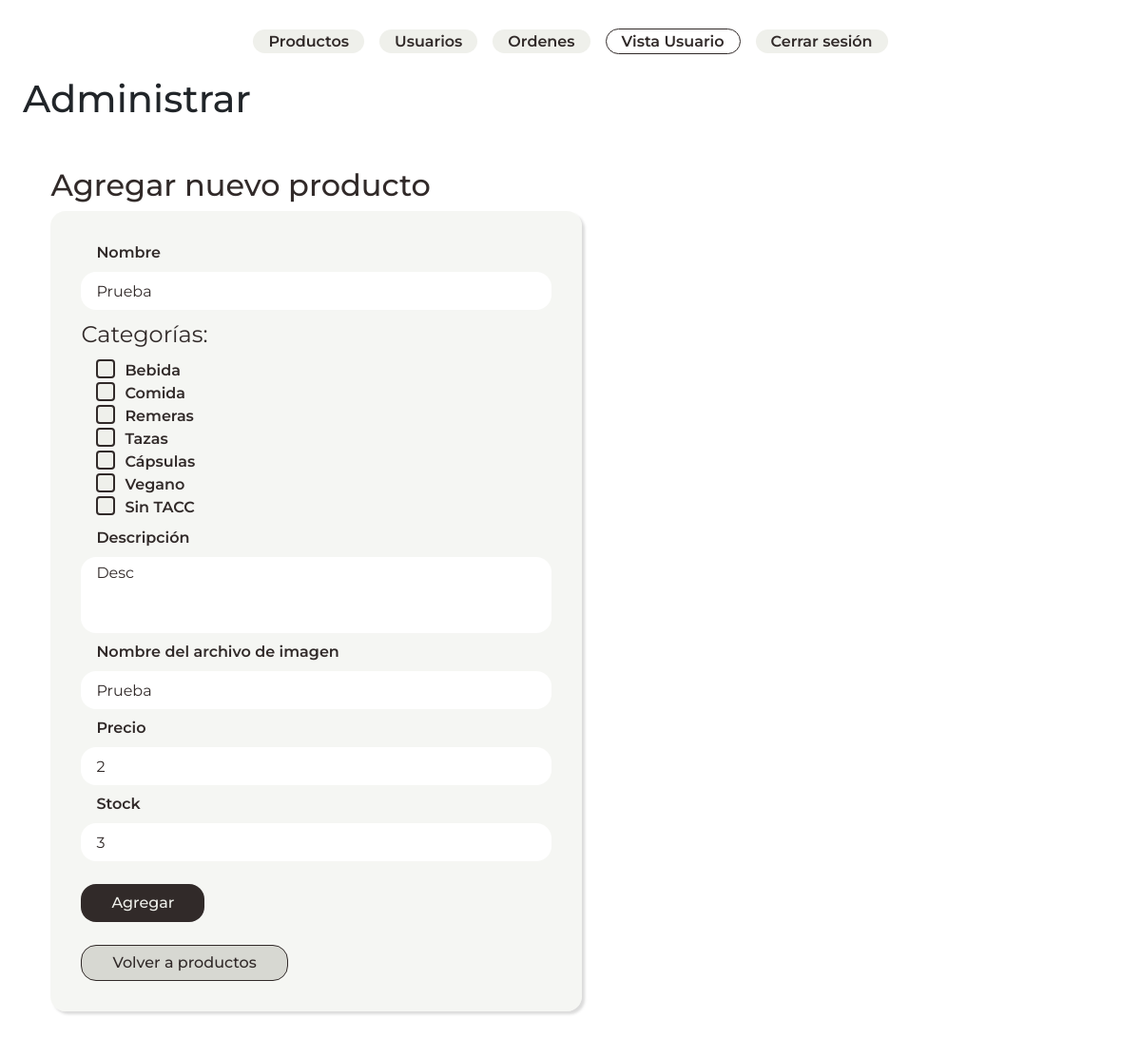
/admin.php?sec=create (signed in), run on the app's committed database.
### tables this page shows
CREATE TABLE `categorias` (
  `id` int(11) UNSIGNED NOT NULL,
  `categoria` varchar(50) NOT NULL
);

### clases/conexion.php (called while the page is built, shortened)
<?php
class Conexion {
    private $servername = "localhost";
    private $username = "root";
    private $password = "";
    private $db = "maldito";
    protected $conn;
    public function __construct (){
        try {
            $this->conn = new PDO ("mysql: host=$this->servername;dbname=$this->db", $this->username, $this->password);
            $this->conn->setAttribute(PDO::ATTR_ERRMODE, PDO::ERRMODE_EXCEPTION);
        } catch (PDOException $e){
            echo "Conexión fallida: ". $e->getMessage();
        }
    }
    public function getConn (){
        return $this->conn;
    }
}
?>

### clases/Productos.php (called while the page is built, shortened)
<?php
require 'conexion.php';
class Producto
{
    private $conn;
    public function __construct ()
    {
        $database_conexion = new Conexion();
        $this->conn = $database_conexion ->getConn();
    }
    public function getCategorias (){
        $query = "SELECT * FROM categorias";
        $stmt = $this->conn->prepare($query);
        $stmt->execute();
        if ($stmt->rowCount() > 0){
           return $stmt->fetchAll(PDO::FETCH_ASSOC);
        } else {
            return false;
        }
    }
}

### views/admin/create.php (the view, shortened to what this page needs)
<section>
<h2>Agregar nuevo producto</h2>
<?php
include_once 'clases/Productos.php';
$producto = new Producto();
$categorias = $producto->getCategorias();
?>
<form action="admin.php?sec=create" method="post">
    <label>Nombre</label>
    <input type="text" name="nombre" value=Prueba>
    <fieldset>
        <legend>Categorías: </legend>
        <?php
            foreach ($categorias as $categoria){
                echo '<div class="list-checkbox">';
                echo '<label for="'. strtolower($categoria['categoria'] ).'"> '. $categoria['categoria'] .' </label>';
                echo '</div>';
            }
        ?>
    </fieldset>
    <label>Descripción</label>
    <textarea name="descripcion" placeholder="Escribe la descripción del producto">Desc</textarea>
    <label>Nombre del archivo de imagen</label>
    <input type="text" name="imagen" value="Prueba">
    <label>Precio</label>
    <input type="number" name="precio" value=2>
    <label>Stock</label>
    <input type="number" name="stock" value=3>
    <input class="btn formulario-usuario__btn" type="submit" value="Agregar">
    <a class="btn alternativa-usuario__btn" href="admin.php">Volver a productos</a>
</form>
</section>

### styles/styles.css (style rules this page uses)
* { margin: 0; box-sizing: border-box; }
:root { --box-shadow: 3px 3px 3px 0px rgba(0, 0, 0, 0.289); --main-color: ##A96A59; --main-color-dark:rgb(49, 42, 41); --text-headings: #312a29; --text-headings-light: #EFF0EB; --text-color: #312a29; --text-color-darker: #312a29; --text-color-light:#EFF0EB; --bg-color: #EFF0EB; --bg-color-dark: #312a29; --bg-color-intermediate: #d7d8d2; --bg-nav-color: #EFF0EB; --box-shadow: 3px 3px 3px 0px rgba(0, 0, 0, 0.144); --danger: rgb(211, 0, 0); }
body { font-family: "Montserrat", sans-serif; }
input, button, textarea, select { font: inherit; }
a { text-decoration: none; color: var(--text-color); }
h2 { color:#312a29; }
section { margin-inline: auto; max-width: 95%; margin-block: 3rem; }
.btn { display: flex; background-color: var(--bg-color-dark); color: var(--text-color-light); width:max-content; border-radius: 1rem; padding-inline:2rem; border: none; display: flex; align-items: center; justify-content: center; font-weight: 500; z-index: 2; }
.formulario-usuario__btn { margin-top: 1rem; }
.alternativa-usuario__btn { background-color: var(--bg-color-intermediate); color: var(--bg-color-dark); margin-top:1rem; border: 1px solid var(--bg-color-dark); }
.list-checkbox { display: flex; justify-content: left; align-items: center; }
.list-checkbox__checkbox + label { position: relative; padding-left: 30px; cursor: pointer; font-size: 16px; }
.list-checkbox__checkbox + label::before { content: ''; position: absolute; left: 0; top: 0; width: 20px; height: 20px; border: 2px solid var(--bg-color-dark); border-radius: 4px; background-color: var(--bg-color); transition: background-color 0.3s, border-color 0.3s; }
form { width: 50%; display: flex; flex-direction: column; height: 95%; justify-content: center; gap: .5rem; color: var(--text-color); background-color: #eff0eb9a; padding: 2rem; border-radius: 1rem; box-shadow: var(--box-shadow); }
form input, form textarea { height: 2.5rem; border-radius: 1rem; border: none; color: var(--text-color); padding-left: 1rem; }
form textarea { padding-top: .3rem; resize: none; height: 5rem; }
form label { font-weight: 600; margin-left: 1rem; }

### data on the page
categorias: categoria "Bebida"
categorias: categoria "Comida"
categorias: categoria "Remeras"
categorias: categoria "Tazas"
categorias: categoria "Cápsulas"
categorias: categoria "Vegano"
categorias: categoria "Sin TACC"
